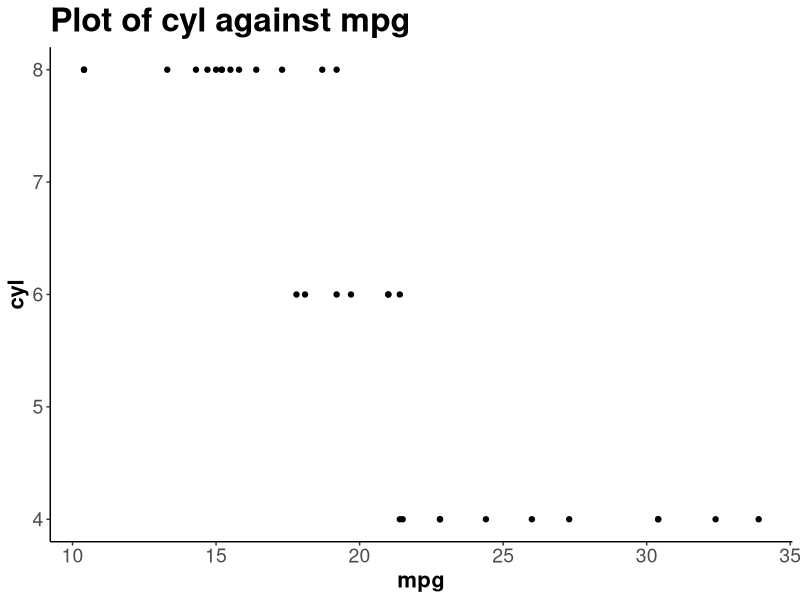
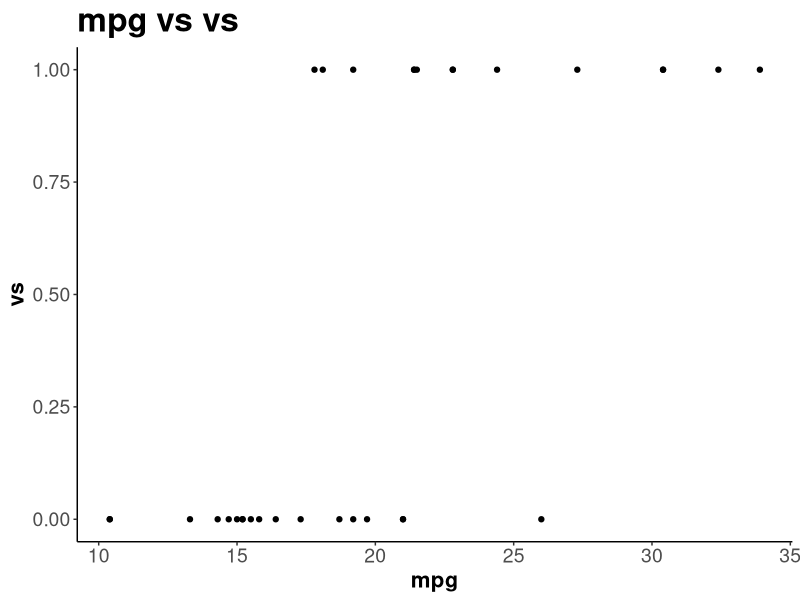
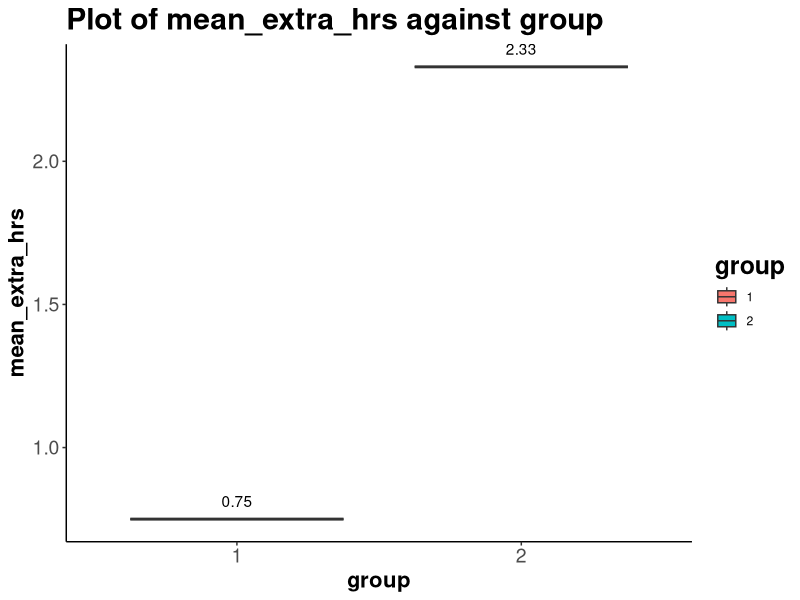
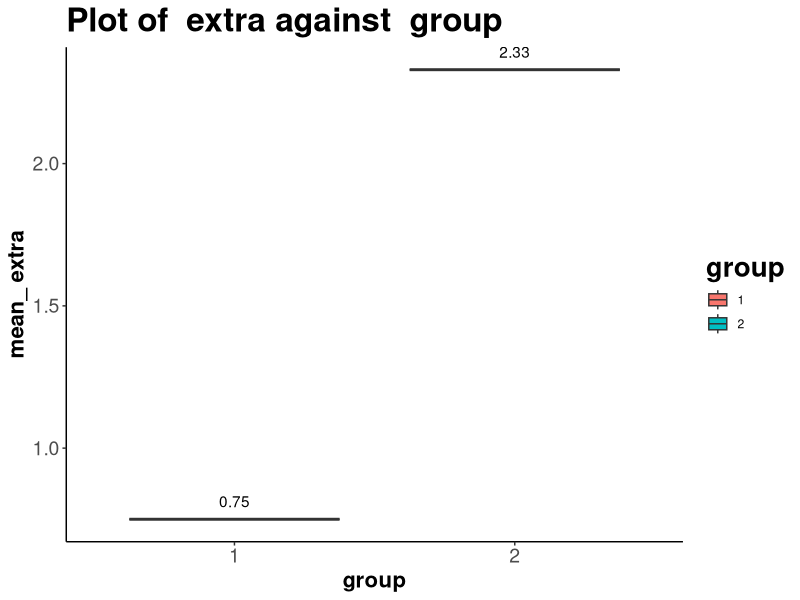
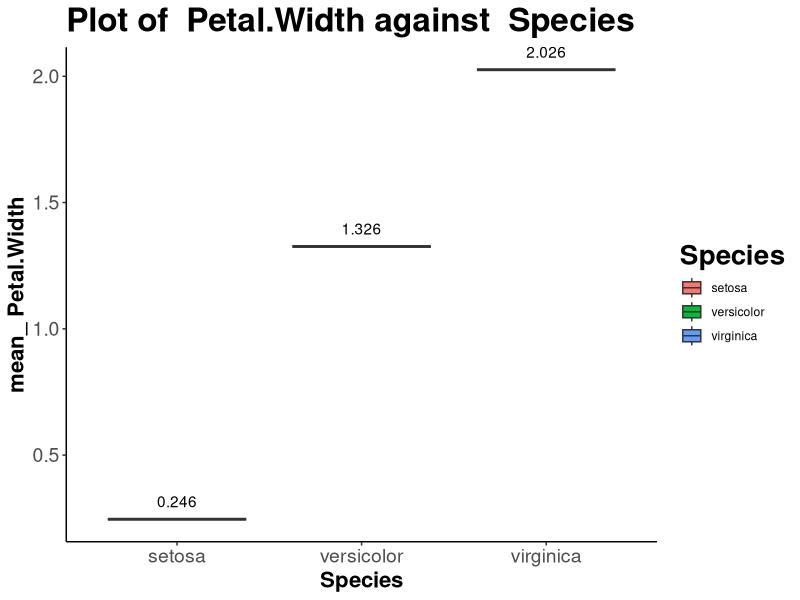

Recreate these plots in R, in order.
## ---- chunk 1
library(tidyverse)
## ---- chunk 2
mtcars_df <- mtcars %>% 
  as.data.frame()

## ---- chunk 3
ggplot(aes(mpg, cyl), data = mtcars_df) +
  geom_point() +
  labs(title = "Plot of cyl against mpg") +
  theme_classic() +
  theme(axis.text = element_text(size = 14),
        axis.title = element_text(face = "bold", size = 16),
        title = element_text(face = "bold", size = 20))

## ---- chunk 4
 
# function
 
# var_x : x variable
# var_y : y variable
# title : title of chart, in string

plot_mtcars <- function(var_x, var_y, title) {

  ggplot(aes({{var_x}}, {{var_y}}), data = mtcars_df) +
  geom_point() +
  labs(title = title) +
  theme_classic() +
  theme(axis.text = element_text(size = 14),
        axis.title = element_text(face = "bold", size = 16),
        title = element_text(face = "bold", size = 20))
 
}
 
## ---- chunk 5

plot_mtcars(mpg, vs, "mpg vs vs")
 
## ---- chunk 6
glimpse(sleep)

## ---- chunk 7
sleep %>% 
  group_by(group) %>% 
  summarise(mean_extra_hrs = mean(extra), na.rm = T) %>% 
  ggplot(aes(group, mean_extra_hrs)) +
  geom_boxplot(aes(fill = group)) +
  geom_text(aes(label = mean_extra_hrs), vjust = -1) +
  theme_classic() +  
  labs(title = "Plot of mean_extra_hrs against group") +
  theme(axis.text = element_text(size = 14),
        axis.title = element_text(face = "bold", size = 16),
        title = element_text(face = "bold", size = 18))
## ---- chunk 8

plot_boxplot_group_comparison <- function(data_df, var_x, var_y) {
  
  {{data_df}} %>% 
  group_by({{var_x}}) %>% 
  summarise(mean = mean({{var_y}}), na.rm = T) %>% 
  ggplot(aes({{var_x}}, mean)) +
  geom_boxplot(aes(fill = {{var_x}})) +
      geom_text(aes(label = mean), vjust = -1) +
    labs(title = 
           paste("Plot of ", as_label( enquo(var_y)), "against ", as_label(enquo(var_x))),
         y = paste("mean_", as_label(enquo(var_y)))) +
  theme_classic() +  
  theme(axis.text = element_text(size = 14),
        axis.title = element_text(face = "bold", size = 16),
        title = element_text(face = "bold", size = 20))
  
}


# using the function  
plot_boxplot_group_comparison(sleep, group, extra)

## ---- chunk 9

# iris dataset

plot_boxplot_group_comparison(iris, Species, Petal.Width)
